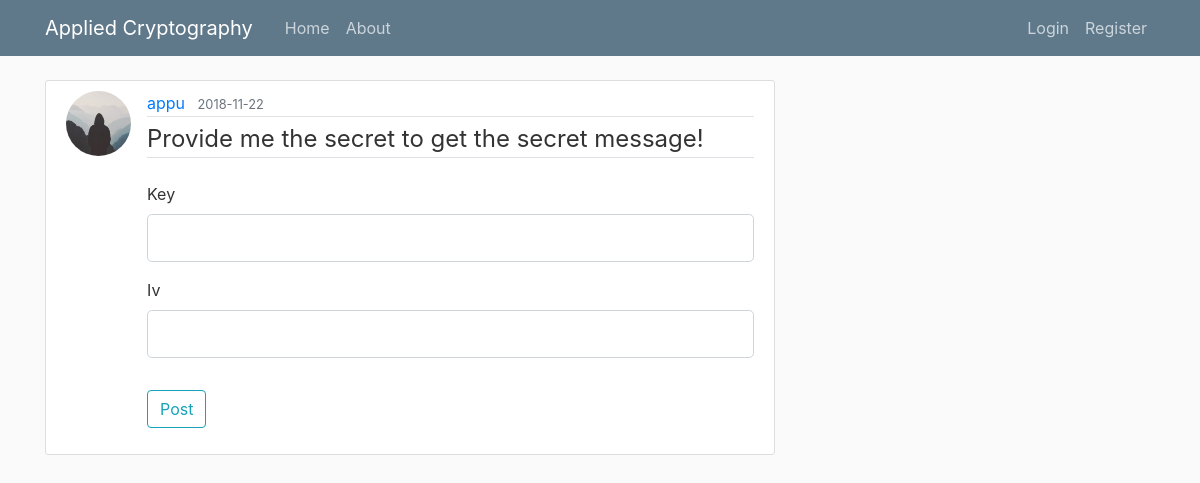
/post/1, run on the app's committed database.
### flaskblog/models.py (models this page shows, shortened)
class User(db.Model, UserMixin):
    id = db.Column(db.Integer, primary_key=True)
    username = db.Column(db.String(20), unique=True, nullable=False)
    email = db.Column(db.String(120), unique=True, nullable=False)
    image_file = db.Column(db.String(20), nullable=False, default='default.jpg')
    password = db.Column(db.String(60), nullable=False)
    posts = db.relationship('Post', backref='author', lazy=True)

class Post(db.Model):
    id = db.Column(db.Integer, primary_key=True)
    title = db.Column(db.Text, nullable=False)
    date_posted = db.Column(db.DateTime, nullable=False, default=datetime.utcnow)
    content = db.Column(db.Text, nullable=False)
    user_id = db.Column(db.Integer, db.ForeignKey('user.id'), nullable=False)
    hmac = db.relationship('Hmac', backref='author', lazy=True)

### flaskblog/routes.py (the view)
@app.route("/post/<int:post_id>", methods=['GET', 'POST'])
def post(post_id):
    post = Post.query.get_or_404(post_id)
    form = DecryptForm()
    if form.validate_on_submit():
        try:
            text = decrypt(form.key.data, form.iv.data, post.content)
            title = decrypt(form.key.data, form.iv.data, post.title)
            return download_file('Title: ' + str(title.decode('utf-8'))  + '\nPlaintext: ' + str(text.decode('utf-8')), 'plaintext.csv')
        except Exception as e:
            return download_file('Please try again!', 'plaintext.csv')
    elif request.method == 'GET':
        return render_template('post.html', title=post.title, post=post, form=form, legend='Provide me the secret to get the secret message!')

### flaskblog/forms.py
class DecryptForm(FlaskForm):
    key = StringField('Key', validators=[DataRequired()])
    iv = StringField('Iv', validators=[DataRequired()])
    submit = SubmitField('Post')

### flaskblog/templates/post.html (shortened to what this page needs)
{% extends "layout.html" %}
{% block content %}
  <article class="media content-section">
    <img class="rounded-circle article-img" src="{{ url_for('static', filename='profile_pics/' + post.author.image_file) }}">
    <div class="media-body">
      <div class="article-metadata">
        <a class="mr-2" href="{{ url_for('user_posts', username=post.author.username) }}">{{ post.author.username }}</a>
        <small class="text-muted">{{ post.date_posted.strftime('%Y-%m-%d') }}</small>
      </div>
          <form method="POST" action="">
        <fieldset class="form-group">
            <legend class="border-bottom mb-4">{{ legend }}</legend>
            <div class="form-group">
                {{ form.key.label(class="form-control-label") }}
                {% if form.key.errors %}
                    {{ form.title(class="form-control form-control-lg is-invalid") }}
                    <div class="invalid-feedback">
                        {% for error in form.key.errors %}
                            <span>{{ error }}</span>
                        {% endfor %}
                    </div>
                {% else %}
                    {{ form.key(class="form-control form-control-lg") }}
                {% endif %}
            </div>
            <div class="form-group">
                {{ form.iv.label(class="form-control-label") }}
                {% if form.iv.errors %}
                    {{ form.title(class="form-control form-control-lg is-invalid") }}
                    <div class="invalid-feedback">
                        {% for error in form.iv.errors %}
                            <span>{{ error }}</span>
                        {% endfor %}
                    </div>
                {% else %}
                    {{ form.iv(class="form-control form-control-lg") }}
                {% endif %}
            </div>
        </fieldset>
        <div class="form-group">
            {{ form.submit(class="btn btn-outline-info") }}
        </div>
    </form>
    </div>
  </article>
{% endblock content %}

### flaskblog/static/main.css (style rules this page uses)
body { background: #fafafa; color: #333333; margin-top: 5rem; }
.content-section { background: #ffffff; padding: 10px 20px; border: 1px solid #dddddd; border-radius: 3px; margin-bottom: 20px; }
.article-img { height: 65px; width: 65px; margin-right: 16px; }
.article-metadata { padding-bottom: 1px; margin-bottom: 4px; border-bottom: 1px solid #e3e3e3 }

### data on the page
User: image_file (placeholder picture), author.username "appu"
Post: date_posted "2018-11-22"

### other printed values
{{ legend }} "Provide me the secret to get the secret message!"
